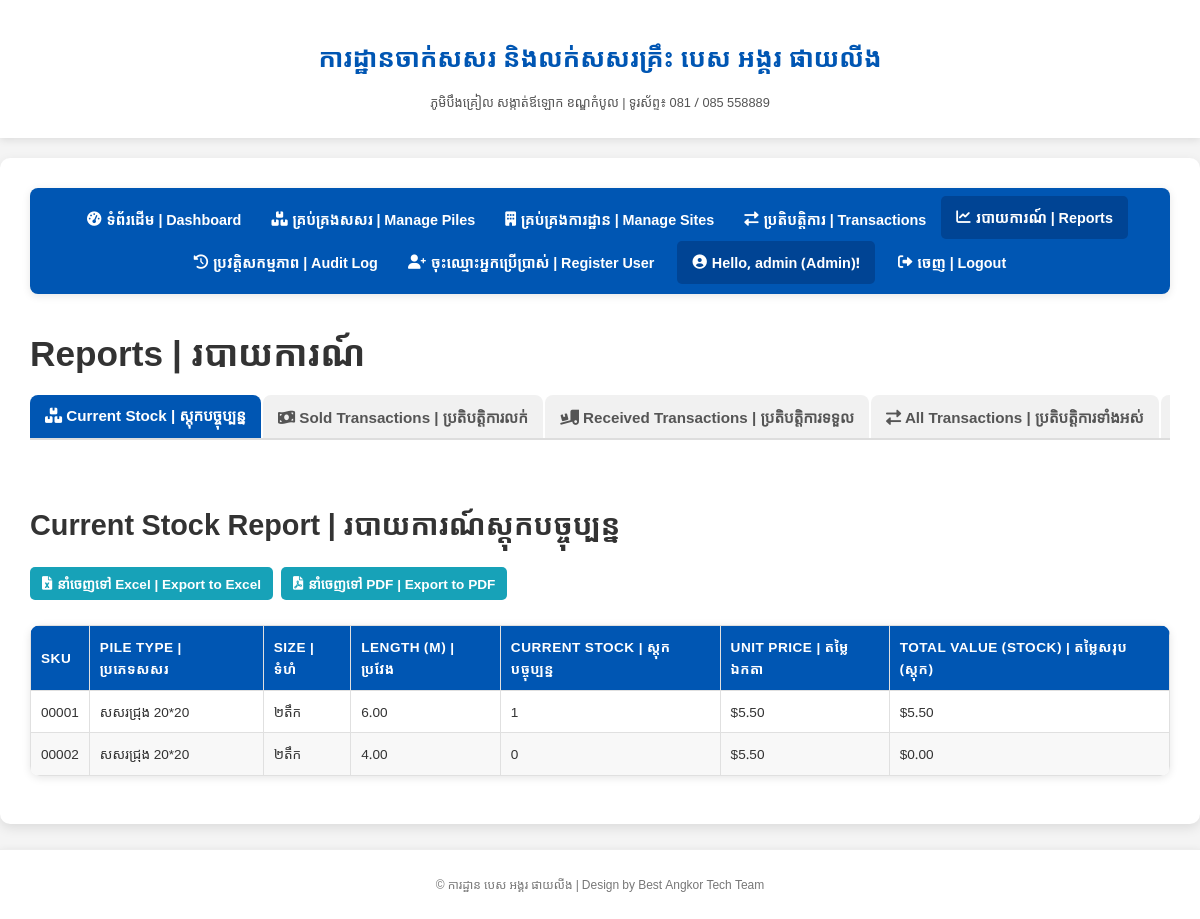
Screenshot of /reports (signed in) with the database file from the repository.
### app.py (models this page shows, shortened)
class User(UserMixin, db.Model):
    id = db.Column(db.Integer, primary_key=True)
    username = db.Column(db.String(80), unique=True, nullable=False)
    password_hash = db.Column(db.String(128), nullable=False)
    role = db.Column(db.String(50), default='user', nullable=False) # e.g., 'admin', 'manager', 'stock_keeper'
    created_at = db.Column(db.DateTime, default=datetime.now)

class Pile(db.Model):
    id = db.Column(db.Integer, primary_key=True)
    pile_type = db.Column(db.String(100), nullable=False)
    size = db.Column(db.String(100), nullable=False)
    length = db.Column(db.Float, nullable=False)
    sku = db.Column(db.String(100), unique=True, nullable=False)
    current_stock = db.Column(db.Integer, default=0)
    unit_price = db.Column(db.Float, default=0.0) # Current unit price for the pile
    description = db.Column(db.Text)
    created_at = db.Column(db.DateTime, default=datetime.now)
    transactions = db.relationship('Transaction', backref='pile', lazy=True)

### app.py (the view)
@app.route('/reports')
@login_required
@role_required(['admin', 'manager']) # Only Admin and Manager can view reports
def reports():
    piles_current_stock = Pile.query.order_by(Pile.sku).all()
    sold_transactions = Transaction.query.filter_by(transaction_type='out').order_by(Transaction.transaction_date.desc()).all()
    received_transactions = Transaction.query.filter_by(transaction_type='in').order_by(Transaction.transaction_date.desc()).all()
    all_transactions = Transaction.query.order_by(Transaction.transaction_date.desc()).all()
    low_stock_threshold = 10
    low_stock_piles = Pile.query.filter(Pile.current_stock < low_stock_threshold).all()
    total_sales_value = db.session.query(db.func.sum(Transaction.total_value)).filter_by(transaction_type='out').scalar() or 0.0
    cogs_query = db.session.query(db.func.sum(Transaction.quantity * Pile.unit_price)).join(Pile).filter(Transaction.transaction_type == 'out').scalar()
    total_cost_of_goods_sold = cogs_query or 0.0
    total_profit = total_sales_value - total_cost_of_goods_sold
    return render_template('reports.html',
                           piles_current_stock=piles_current_stock,
                           sold_transactions=sold_transactions,
                           received_transactions=received_transactions,
                           all_transactions=all_transactions,
                           low_stock_piles=low_stock_piles,
                           low_stock_threshold=low_stock_threshold,
                           total_sales_value=total_sales_value,
                           total_cost_of_goods_sold=total_cost_of_goods_sold,
                           total_profit=total_profit)

### app.py (called while the page is built)
@login_manager.user_loader
def load_user(user_id):
    return User.query.get(int(user_id))

@app.context_processor
def inject_global_vars():
    return dict(current_year=datetime.now().year)

@app.before_request
def before_request():
    g.db = db.session

def role_required(roles):
    if not isinstance(roles, list):
        roles = [roles]
    def decorator(f):
        @wraps(f)
        def decorated_function(*args, **kwargs):
            if not current_user.is_authenticated:
                flash("Please log in to access this page.", "info")
                return redirect(url_for('login', next=request.url))
            if current_user.role not in roles:
                flash("You do not have permission to access this page.", "error")
                return redirect(url_for('index')) # Redirect to dashboard or a permission denied page
            return f(*args, **kwargs)
        return decorated_function
    return decorator

### templates/reports.html (shortened to what this page needs)
{% extends "base.html" %}
{% block content %}
<h1>Reports | របាយការណ៍</h1>
<div class="tabs">
    <button class="tab-button active" onclick="showReport(event, 'current-stock-report')"><i class="fas fa-boxes"></i> Current Stock | ស្តុកបច្ចុប្បន្ន</button>
    <button class="tab-button" onclick="showReport(event, 'sold-transactions-report')"><i class="fas fa-money-bill-wave"></i> Sold Transactions | ប្រតិបត្តិការលក់</button>
    <button class="tab-button" onclick="showReport(event, 'received-transactions-report')"><i class="fas fa-truck-loading"></i> Received Transactions | ប្រតិបត្តិការទទួល</button>
    <button class="tab-button" onclick="showReport(event, 'all-transactions-report')"><i class="fas fa-exchange-alt"></i> All Transactions | ប្រតិបត្តិការទាំងអស់</button>
    <button class="tab-button" onclick="showReport(event, 'low-stock-piles-report')"> Low Stock Piles | សសរជិតអស់ស្តុក</button>
</div>
<div id="current-stock-report" class="tab-content active">
    <h2>Current Stock Report | របាយការណ៍ស្តុកបច្ចុប្បន្ន</h2>
    <div class="button-group">
        <button class="export-btn" onclick="exportTableToExcel('current-stock-table', 'Current_Stock_Report')"><i class="fas fa-file-excel"></i> នាំចេញទៅ Excel | Export to Excel</button>
        <button class="export-btn" onclick="exportTableToPDF('current-stock-table', 'Current Stock Report')"><i class="fas fa-file-pdf"></i> នាំចេញទៅ PDF | Export to PDF</button>
    </div>
    <table id="current-stock-table">
        <thead>
            <tr>
                <th>SKU</th>
                <th>Pile Type | ប្រភេទសសរ</th>
                <th>Size | ទំហំ</th>
                <th>Length (m) | ប្រវែង</th>
                <th>Current Stock | ស្តុកបច្ចុប្បន្ន</th>
                <th>Unit Price | តម្លៃឯកតា</th>
                <th>Total Value (Stock) | តម្លៃសរុប (ស្តុក)</th>
            </tr>
        </thead>
        <tbody>
            {% for pile in piles_current_stock %}
            <tr>
                <td data-label="SKU">{{ pile.sku }}</td>
                <td data-label="Pile Type | ប្រភេទសសរ">{{ pile.pile_type }}</td>
                <td data-label="Size | ទំហំ">{{ pile.size }}</td>
                <td data-label="Length (m) | ប្រវែង">{{ "%.2f"|format(pile.length) }}</td>
                <td data-label="Current Stock | ស្តុកបច្ចុប្បន្ន">{{ pile.current_stock }}</td>
                <td data-label="Unit Price | តម្លៃឯកតា">${{ "%.2f"|format(pile.unit_price) }}</td>
                <td data-label="Total Value (Stock) | តម្លៃសរុប (ស្តុក)">${{ "%.2f"|format(pile.current_stock * pile.unit_price) }}</td>
            </tr>
            {% else %}
            <tr>
                <td colspan="7">No piles in stock. | មិនមានសសរនៅក្នុងស្តុកទេ។</td>
            </tr>
            {% endfor %}
        </tbody>
    </table>
</div>
{% endblock %}

### templates/base.html (shortened to what this page needs)
<!DOCTYPE html>
<html lang="en">
<head>
    <link rel="stylesheet" href="https://cdnjs.cloudflare.com/ajax/libs/font-awesome/6.0.0-beta3/css/all.min.css">
</head>
<body>
    <header>
        <h1>ការដ្ឋានចាក់សសរ និងលក់សសរគ្រឹះ បេស អង្គរ ផាយលីង</h1>
        <p>ភូមិបឹងគ្រៀល សង្កាត់ឪឡោក ខណ្ឌកំបូល | ទូរស័ព្ទ៖ 081 / 085 558889</p>
    </header>
    <div class="container">
        <nav class="navbar">
            <a href="{{ url_for('index') }}" class="{{ 'active' if request.endpoint == 'index' else '' }}"><i class="fas fa-tachometer-alt"></i> ទំព័រដើម | Dashboard</a>
            {% if current_user.is_authenticated %}
                {% if current_user.role in ['admin', 'manager', 'stock_keeper'] %}
                    <a href="{{ url_for('manage_piles') }}" class="{{ 'active' if request.endpoint in ['manage_piles', 'add_pile', 'edit_pile'] else '' }}"><i class="fas fa-boxes"></i> គ្រប់គ្រងសសរ | Manage Piles</a>
                {% endif %}
                {% if current_user.role in ['admin', 'manager'] %}
                    <a href="{{ url_for('manage_sites') }}" class="{{ 'active' if request.endpoint in ['manage_sites', 'add_customer_site', 'edit_customer_site'] else '' }}"><i class="fas fa-building"></i> គ្រប់គ្រងការដ្ឋាន | Manage Sites</a>
                {% endif %}
                {% if current_user.role in ['admin', 'manager', 'stock_keeper'] %}
                    <a href="{{ url_for('manage_transactions') }}" class="{{ 'active' if request.endpoint in ['manage_transactions', 'add_transaction', 'edit_transaction'] else '' }}"><i class="fas fa-exchange-alt"></i> ប្រតិបត្តិការ | Transactions</a>
                {% endif %}
                {% if current_user.role in ['admin', 'manager'] %}
                    <a href="{{ url_for('reports') }}" class="{{ 'active' if request.endpoint == 'reports' else '' }}"><i class="fas fa-chart-line"></i> របាយការណ៍ | Reports</a>
                {% endif %}
                {% if current_user.role == 'admin' %}
                    <a href="{{ url_for('view_audit_log') }}" class="{{ 'active' if request.endpoint == 'view_audit_log' else '' }}"><i class="fas fa-history"></i> ប្រវត្តិសកម្មភាព | Audit Log</a>
                    <a href="{{ url_for('register') }}" class="{{ 'active' if request.endpoint == 'register' else '' }}"><i class="fas fa-user-plus"></i> ចុះឈ្មោះអ្នកប្រើប្រាស់ | Register User</a>
                {% endif %}
                <span class="user-info"><i class="fas fa-user-circle"></i> Hello, {{ current_user.username }} ({{ current_user.role.capitalize() }})!</span>
                <a href="{{ url_for('logout') }}"><i class="fas fa-sign-out-alt"></i> ចេញ | Logout</a>
            {% else %}
                <a href="{{ url_for('login') }}"><i class="fas fa-sign-in-alt"></i> ចូល | Login</a>
            {% endif %}
        </nav>
        {% block content %}{% endblock %}
    </div>
    <footer>
        <p>&copy; {{ g.current_year }} ការដ្ឋាន បេស អង្គរ ផាយលីង | Design by Best Angkor Tech Team</p>
    </footer>
</body>
</html>

### templates/base.html (style rules this page uses)
body { font-family: 'Noto Sans Khmer', Arial, sans-serif; margin: 0; background-color: #f4f4f4; color: #333; line-height: 1.6; font-size: 16px; }
.container { max-width: 1200px; margin: 20px auto; background-color: #fff; padding: 30px; border-radius: 10px; box-shadow: 0 4px 12px rgba(0, 0, 0, 0.1); }
h1, h2, h3 { color: #333; margin-top: 25px; margin-bottom: 15px; font-weight: 700; }
h1 { font-size: 2.2em; }
h2 { font-size: 1.8em; }
.navbar { background-color: #0056b3; padding: 10px 0; border-radius: 8px; margin-bottom: 30px; text-align: center; display: flex; justify-content: center; flex-wrap: wrap; box-shadow: 0 2px 8px rgba(0, 0, 0, 0.1); }
.navbar a { color: white; padding: 10px 15px; text-decoration: none; text-align: center; display: inline-block; transition: background-color 0.3s ease, transform 0.2s ease; font-weight: 600; font-size: 0.9em; display: flex; align-items: center; gap: 5px; }
.navbar a:hover, .navbar a.active { background-color: #004494; border-radius: 5px; transform: translateY(-2px); }
.user-info { color: white; padding: 10px 15px; display: inline-block; font-weight: bold; background-color: #004494; border-radius: 5px; margin: 0 8px; font-size: 0.9em; display: flex; align-items: center; gap: 5px; }
table { width: 100%; border-collapse: collapse; margin-top: 25px; box-shadow: 0 2px 8px rgba(0,0,0,0.1); border-radius: 10px; overflow: hidden; background-color: #fff; }
th, td { border: 1px solid #e0e0e0; padding: 10px; text-align: left; font-size: 0.85em; }
th { background-color: #0056b3; color: white; font-weight: bold; text-transform: uppercase; letter-spacing: 0.5px; }
tr:nth-child(even) { background-color: #f8f8f8; }
.button-group { margin-top: 20px; margin-bottom: 20px; display: flex; gap: 8px; flex-wrap: wrap; justify-content: flex-start; }
.button-group a, .button-group button { padding: 7px 12px; color: white; text-decoration: none; border-radius: 5px; border: none; cursor: pointer; font-size: 0.85em; transition: background-color 0.3s ease, transform 0.2s ease; font-weight: 600; display: inline-flex; align-items: center; gap: 5px; }
.export-btn { background-color: #17a2b8; }
header, footer { background-color: #ffffff; padding: 0.8rem 1.2rem; text-align: center; box-shadow: 0 2px 8px rgba(0,0,0,0.1); }
header h1 { font-size: 1.6rem; color: #0056b3; font-weight: bold; margin-bottom: 4px; }
header p { color: #555; font-size: 0.8em; }
footer { margin-top: 25px; border-top: 1px solid #eee; }
footer p { font-size: 0.75em; color: #777; }
.tabs { display: flex; margin-bottom: 18px; border-bottom: 2px solid #ddd; overflow-x: auto; white-space: nowrap; -webkit-overflow-scrolling: touch; scrollbar-width: none; }
.tab-button { background-color: #f1f1f1; border: none; outline: none; cursor: pointer; padding: 10px 15px; transition: 0.3s; font-size: 0.95em; border-top-left-radius: 8px; border-top-right-radius: 8px; margin-right: 2px; flex-shrink: 0; font-weight: 600; color: #555; }
.tab-button.active { background-color: #0056b3; color: white; border-bottom: 3px solid #0056b3; }
.tab-content { display: none; padding: 18px 0; border-top: none; animation: fadeEffect 0.5s; }
.tab-content.active { display: block; }

### rows the page displays
User: username "admin", role "Admin"
Pile: sku "00001", pile_type "សសរជ្រុង 20*20", size "២តឹក", length "6.00", current_stock "1", unit_price "5.50", pile.current_stock*pile.unit_price "5.50"
Pile: sku "00002", pile_type "សសរជ្រុង 20*20", size "២តឹក", length "4.00", current_stock "0", unit_price "5.50", pile.current_stock*pile.unit_price "0.00"
